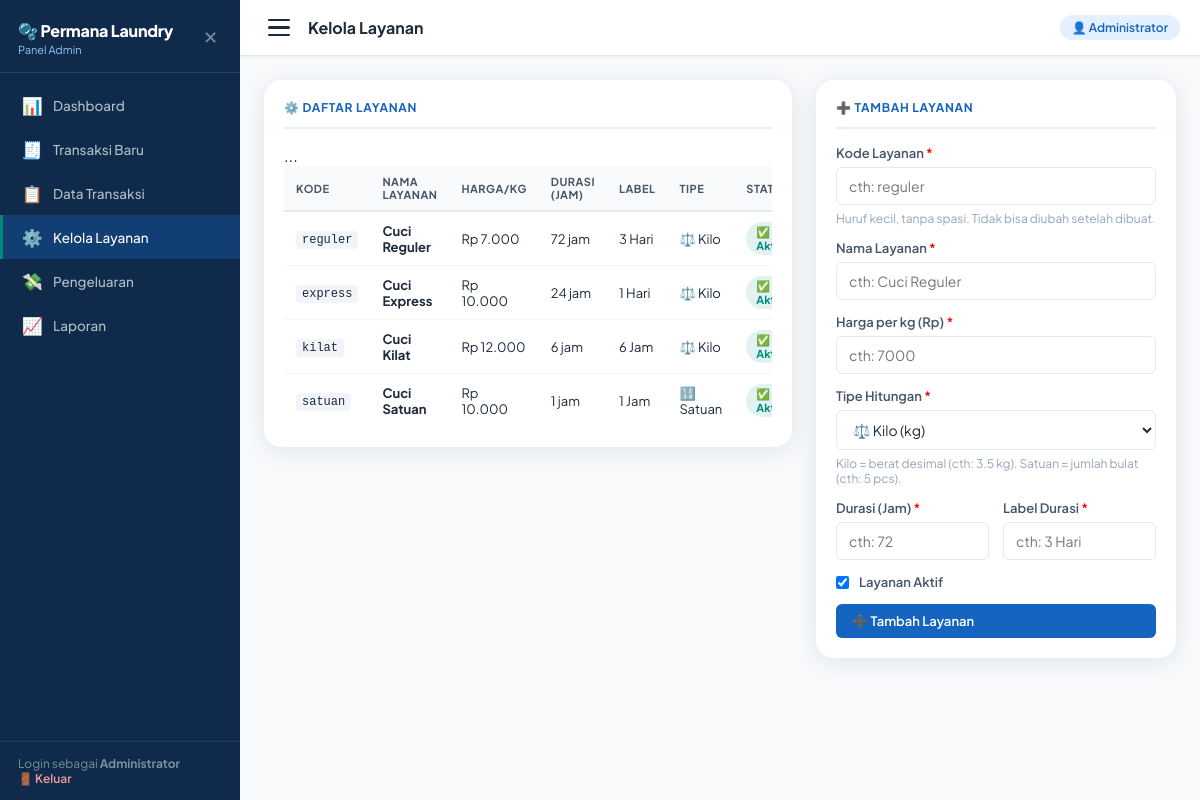
/admin/layanan.php (signed in), run on the app's committed database.
### tables this page shows
CREATE TABLE `layanan` (
  `id` int(11) NOT NULL,
  `kode` varchar(20) NOT NULL,
  `nama` varchar(100) NOT NULL,
  `harga_per_kg` decimal(10,0) NOT NULL,
  `durasi_jam` int(11) NOT NULL,
  `tipe_hitungan` enum('kilo','satuan') NOT NULL DEFAULT 'kilo',
  `label_durasi` varchar(30) NOT NULL,
  `aktif` tinyint(1) DEFAULT 1,
  `created_at` datetime DEFAULT current_timestamp(),
  `updated_at` datetime DEFAULT current_timestamp() ON UPDATE current_timestamp()
);

### includes/config.php (called while the page is built, shortened)
<?php
function rupiah(int|float $angka): string
{
    return 'Rp ' . number_format($angka, 0, ',', '.');
}

### admin/layanan.php (the view, shortened to what this page needs)
<?php
require_once '../includes/config.php';
$db = getDB();
$editData = null;
$layananList = $db->query("SELECT * FROM layanan ORDER BY id")->fetchAll();
require_once '../includes/admin_header.php';
?>
<div class="layanan-layout">
  <div class="card">
    <div class="card-title">⚙️ Daftar Layanan</div>
    <div class="table-wrap layanan-table-wrap">
      <table>
        <thead>
          <tr>
            <th>Kode</th><th>Nama Layanan</th><th>Harga/kg</th>
            <th>Durasi (Jam)</th><th>Label</th><th>Tipe</th><th>Status</th><th>Aksi</th>
          </tr>
        </thead>
        <tbody>
          <?php foreach ($layananList as $l): ?>
          <tr>
            <td><code style="font-size:12px;background:var(--gray-100);padding:2px 6px;border-radius:4px"><?= htmlspecialchars($l['kode']) ?></code></td>
            <td><strong><?= htmlspecialchars($l['nama']) ?></strong></td>
            <td><?= rupiah($l['harga_per_kg']) ?></td>
            <td><?= $l['durasi_jam'] ?> jam</td>
            <td><?= htmlspecialchars($l['label_durasi']) ?></td>
            <td><?= $l['tipe_hitungan'] === 'satuan' ? '🔢 Satuan' : '⚖️ Kilo' ?></td>
            <td>
              <a href="?toggle=<?= $l['id'] ?>">
                <span class="badge <?= $l['aktif'] ? 'selesai' : 'pending' ?>">
                  <?= $l['aktif'] ? '✅ Aktif' : '⏸ Nonaktif' ?>
                </span>
              </a>
            </td>
          </tr>
          <?php endforeach; ?>
        </tbody>
      </table>
    </div>
  </div>
  <div class="card form-sidebar-layanan">
    <div class="card-title"><?= $editData ? '✏️ Edit Layanan' : '➕ Tambah Layanan' ?></div>
    <form method="POST">
      <div class="form-group">
        <label class="lbl">Kode Layanan <span style="color:red">*</span></label>
        <input type="text" name="kode" placeholder="cth: reguler"
               value="<?= htmlspecialchars($editData['kode'] ?? '') ?>"
               <?= $editData ? 'readonly style="background:#f1f5f9"' : '' ?>/>
        <small style="color:var(--gray-400);font-size:12px">Huruf kecil, tanpa spasi. Tidak bisa diubah setelah dibuat.</small>
      </div>
      <div class="form-group">
        <label class="lbl">Nama Layanan <span style="color:red">*</span></label>
        <input type="text" name="nama" placeholder="cth: Cuci Reguler"
               value="<?= htmlspecialchars($editData['nama'] ?? '') ?>"/>
      </div>
      <div class="form-group">
        <label class="lbl">Harga per kg (Rp) <span style="color:red">*</span></label>
        <input type="number" name="harga_per_kg" placeholder="cth: 7000" min="1"
               value="<?= $editData['harga_per_kg'] ?? '' ?>"/>
      </div>
      <div class="form-group">
  <label class="lbl">Tipe Hitungan <span style="color:red">*</span></label>
  <select name="tipe_hitungan">
    <option value="kilo"   <?= ($editData['tipe_hitungan'] ?? 'kilo') === 'kilo'   ? 'selected' : '' ?>>⚖️ Kilo (kg)</option>
  </select>
  <small style="color:var(--gray-400);font-size:12px">Kilo = berat desimal (cth: 3.5 kg). Satuan = jumlah bulat (cth: 5 pcs).</small>
</div>
      <div class="grid-2">
        <div class="form-group">
          <label class="lbl">Durasi (Jam) <span style="color:red">*</span></label>
          <input type="number" name="durasi_jam" placeholder="cth: 72" min="1"
                 value="<?= $editData['durasi_jam'] ?? '' ?>"/>
        </div>
        <div class="form-group">
          <label class="lbl">Label Durasi <span style="color:red">*</span></label>
          <input type="text" name="label_durasi" placeholder="cth: 3 Hari"
                 value="<?= htmlspecialchars($editData['label_durasi'] ?? '') ?>"/>
        </div>
      </div>
      <div class="form-group" style="flex-direction:row;align-items:center;gap:10px">
        <input type="checkbox" name="aktif" id="aktif" value="1"
               <?= ($editData['aktif'] ?? 1) ? 'checked' : '' ?> style="width:auto"/>
        <label for="aktif" class="lbl" style="margin:0">Layanan Aktif</label>
      </div>
      <div style="display:flex;gap:10px;margin-top:8px">
        <button type="submit" class="btn btn-primary" style="flex:1">
          <?= $editData ? '💾 Simpan Perubahan' : '➕ Tambah Layanan' ?>
        </button>
      </div>
    </form>
  </div>
</div>
<?php require_once '../includes/admin_footer.php'; ?>

### assets/css/style.css (style rules this page uses)
:root { --blue-dark: #0f2a4a; --blue-mid: #1565c0; --blue-light: #e3f0ff; --teal: #00897b; --teal-light: #e0f2f1; --white: #fff; --gray-50: #f8fafc; --gray-100: #f1f5f9; --gray-200: #e2e8f0; --gray-400: #94a3b8; --gray-600: #475569; --gray-800: #1e293b; --green: #2e7d32; --green-light: #e8f5e9; --red: #c62828; --red-light: #ffebee; --orange: #e65100; --orange-light: #fff3e0; --purple: #6a1b9a; --purple-light: #f3e5f5; --radius-sm: 6px; --radius-md: 12px; --radius-lg: 18px; --shadow: 0 4px 24px rgba(15, 42, 74, .10); --sidebar-w: 240px; }
*, *::before, *::after { box-sizing: border-box; margin: 0; padding: 0; }
html, body { overflow-x: hidden; max-width: 100%; }
body { font-family: 'Plus Jakarta Sans', sans-serif; background: var(--gray-50); color: var(--gray-800); display: flex; min-height: 100vh; }
.card { background: var(--white); border-radius: var(--radius-lg); box-shadow: var(--shadow); padding: 20px; overflow-x: hidden; }
.card-title { font-size: 12px; font-weight: 700; text-transform: uppercase; letter-spacing: .7px; color: var(--blue-mid); margin-bottom: 16px; padding-bottom: 12px; border-bottom: 2px solid var(--blue-light); }
.table-wrap { overflow-x: auto !important; -webkit-overflow-scrolling: touch; width: 100%; }
table { width: 100%; border-collapse: collapse; font-size: 13px; min-width: 500px; }
th { background: var(--gray-50); padding: 9px 12px; text-align: left; font-size: 11px; font-weight: 700; text-transform: uppercase; letter-spacing: .5px; color: var(--gray-600); border-bottom: 2px solid var(--gray-200); }
td { padding: 10px 12px; border-bottom: 1px solid var(--gray-100); vertical-align: middle; }
tr:last-child td { border-bottom: none; }
.badge { display: inline-block; padding: 3px 10px; border-radius: 20px; font-size: 11px; font-weight: 700; }
.badge.selesai { background: var(--teal-light); color: var(--teal); }
.form-group { display: flex; flex-direction: column; gap: 6px; margin-bottom: 14px; }
.form-group:last-child { margin-bottom: 0; }
label.lbl { font-size: 13px; font-weight: 600; color: var(--gray-600); }
input, select, textarea { width: 100%; padding: 9px 12px; border: 1.5px solid var(--gray-200); border-radius: var(--radius-sm); font-family: inherit; font-size: 14px; color: var(--gray-800); outline: none; background: var(--white); transition: border-color .18s, box-shadow .18s; }
.btn { display: inline-flex; align-items: center; gap: 5px; padding: 9px 16px; border: none; border-radius: var(--radius-sm); font-family: inherit; font-size: 13px; font-weight: 600; cursor: pointer; text-decoration: none; transition: opacity .15s, background .15s; white-space: nowrap; }
.btn-primary { background: var(--blue-mid); color: #fff; }
.grid-2 { display: grid; grid-template-columns: 1fr 1fr; gap: 14px; }

### admin/layanan.php (style rules this page uses)
.layanan-layout { display:grid;grid-template-columns:1fr 360px;gap:24px;align-items:start }

### data on the page
layanan: kode "reguler", nama "Cuci Reguler", harga_per_kg "Rp 7.000", durasi_jam "72", label_durasi "3 Hari", tipe_hitungan "⚖️ Kilo"
layanan: kode "express", nama "Cuci Express", harga_per_kg "Rp 10.000", durasi_jam "24", label_durasi "1 Hari", tipe_hitungan "⚖️ Kilo"
layanan: kode "kilat", nama "Cuci Kilat", harga_per_kg "Rp 12.000", durasi_jam "6", label_durasi "6 Jam", tipe_hitungan "⚖️ Kilo"
layanan: kode "satuan", nama "Cuci Satuan", harga_per_kg "Rp 10.000", durasi_jam "1", label_durasi "1 Jam", tipe_hitungan "🔢 Satuan"

### other printed values
APP_NAME "Permana Laundry"
$_SESSION['admin_nama'] "Administrator"
$pageTitle "Kelola Layanan"
